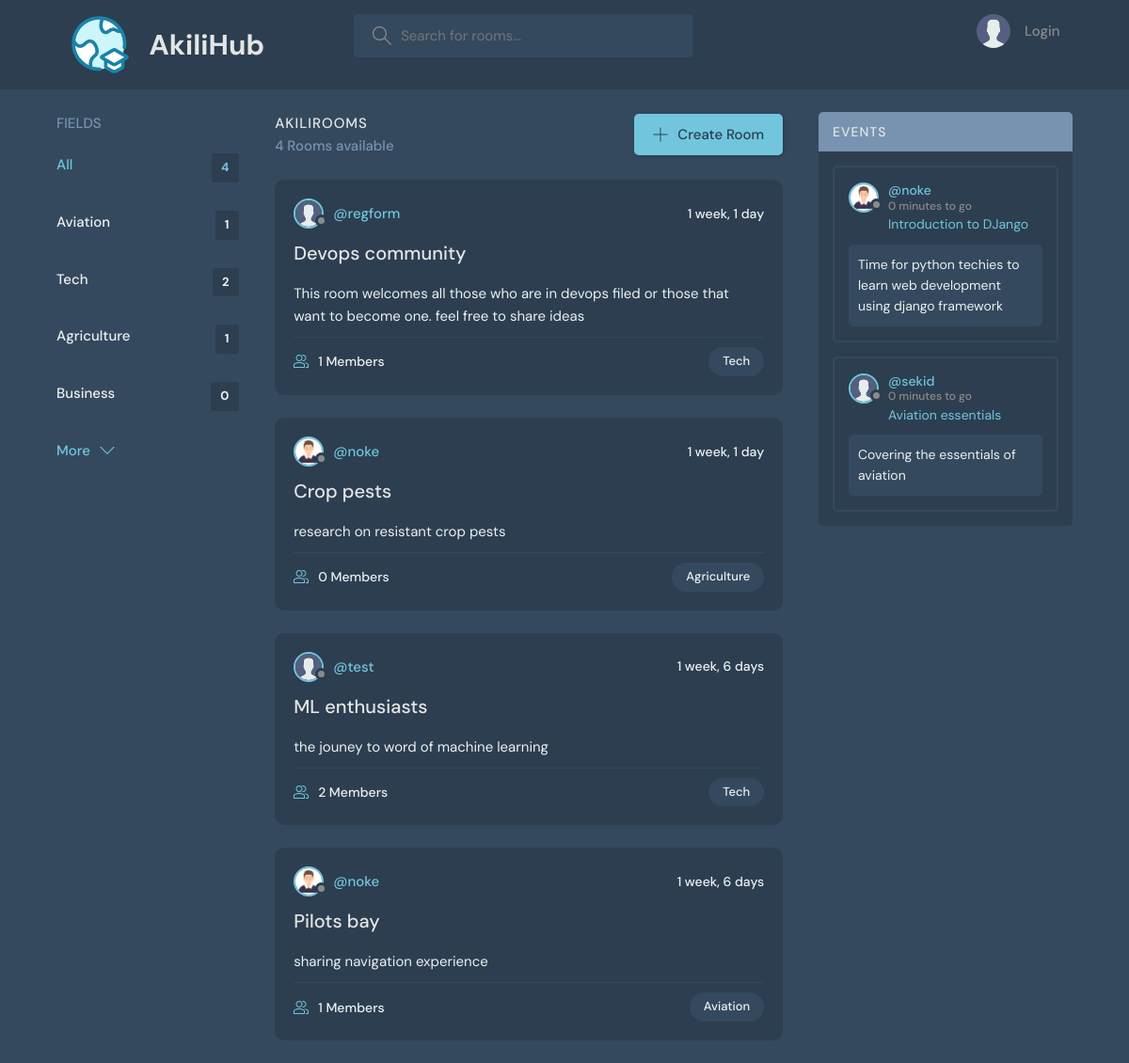
The page / on the database its author committed.
### base/models.py (models this page shows, shortened)
class Field(models.Model):
    id = models.UUIDField(primary_key=True, default=uuid.uuid4, editable=False)
    name = models.CharField(max_length=100)
    desctiption = models.TextField()

class AkiliRoom(models.Model):
    id = models.UUIDField(primary_key=True, default=uuid.uuid4, editable=False)
    owner = models.ForeignKey(User, on_delete=models.SET_NULL, null=True)
    field = models.ForeignKey(Field, on_delete=models.SET_NULL, null=True)
    name = models.CharField(max_length=200)
    description = models.TextField(null=True, blank=True)
    members = models.ManyToManyField(User, related_name='members', blank=True)
    created_at = models.DateTimeField(auto_now_add=True)
    updated_at = models.DateTimeField(auto_now=True)
    class Meta:
        ordering = ['-updated_at', '-created_at']

class User(AbstractUser):
    id = models.UUIDField(primary_key=True, default=uuid.uuid4, editable=False)
    email = models.EmailField(unique=True, null=True)
    name = models.CharField(max_length=100, null=True)
    bio = models.TextField(null=True)
    avatar = models.ImageField(null=True, default="avatar.svg")
    USERNAME_FIELD = 'email'
    REQUIRED_FIELDS = []

class Event(models.Model):
    id = models.UUIDField(primary_key=True, default=uuid.uuid4, editable=False)
    name = models.CharField(max_length=200)
    description = models.TextField()
    date = models.DateTimeField()
    link = models.TextField(null=True)
    owner = models.ForeignKey(User, on_delete=models.CASCADE)
    related_field = models.ForeignKey(Field, on_delete=models.CASCADE)

### base/views.py (the view)
# urls.py: path('', views.index, name='home'),
def index(request):
    q = request.GET.get('q') if request.GET.get('q') != None else ''
    fields = Field.objects.all()[0:5]
    rooms = AkiliRoom.objects.filter(
        Q(field__name__icontains=q) |
        Q(name__icontains=q) |
        Q(description__icontains=q)
    )
    events = Event.objects.all()
    context = {'fields': fields, 'rooms': rooms, 'events': events}
    return render(request, 'base/index.html', context)

### base/templates/base/index.html (shortened to what this page needs)
{% extends 'main.html' %}
{% block content %}
    <main class="layout layout--3">
      <div class="container">
        {% include 'base/fields_component.html' %}
        <div class="roomList">
          <div class="roomList__header">
            <div>
              <h2>AkiliRooms</h2>
              <p>{{ rooms.count }} Rooms available</p>
            </div>
            <a class="btn btn--main" href="{% url 'create-room' %}">
              <svg version="1.1" xmlns="http://www.w3.org/2000/svg" width="32" height="32" viewBox="0 0 32 32">
                <title>add</title>
                <path
                  d="M16.943 0.943h-1.885v14.115h-14.115v1.885h14.115v14.115h1.885v-14.115h14.115v-1.885h-14.115v-14.115z"
                ></path>
              </svg>
              Create Room
            </a>
          </div>
          {% include 'base/reusable_feeds.html' %}
        </div>
        <div class="activities">
          <div class="activities__header">
            <h2>Events</h2>
          </div>
          {% for event in events %}
          <div class="activities__box">
            <div class="activities__boxHeader roomListRoom__header">
              <a href="{% url 'user-profile' event.owner.id %}" class="roomListRoom__author">
                <div class="avatar avatar--small">
                  <img src="{{event.owner.avatar.url}}" />
                </div>
                <p>
                  @{{event.owner.username}}
                  <span>{{event.date|timeuntil}} to go</span>
                </p>
              </a>
            </div>
            <div class="activities__boxContent">
              <a href="{{event.link}}"><p>{{event.name}}</p></a>
              <div class="activities__boxRoomContent">
               {{event.description}}
              </div>
            </div>
          </div>
          {% endfor %}
        </div>
      </div>
    </main>
{% endblock %}

### base/templates/base/fields_component.html
<div class="topics">
    <div class="topics__header">
      <h2>Fields</h2>
    </div>
    <ul class="topics__list">
      <li>
        <a href="{% url 'home' %}" class="active">All <span>{{ fields.count }}</span></a>
      </li>
      {% for field in fields %}
      <li>
        <a href="{% url 'home' %}?q={{field.name}}">{{field.name}} <span>{{ field.akiliroom_set.all.count }}</span></a>
      </li>
      {% endfor %}
    </ul>
    <a class="btn btn--link" href="{% url 'fields' %}">
      More
      <svg version="1.1" xmlns="http://www.w3.org/2000/svg" width="32" height="32" viewBox="0 0 32 32">
        <title>chevron-down</title>
        <path d="M16 21l-13-13h-3l16 16 16-16h-3l-13 13z"></path>
      </svg>
    </a>
  </div>

### base/templates/base/reusable_feeds.html (shortened to what this page needs)
{% for room in rooms %}
    <div class="roomListRoom">
    <div class="roomListRoom__header">
        <a href="{% url 'user-profile' room.owner.id %}" class="roomListRoom__author">
        <div class="avatar avatar--small">
            <img src="{{room.owner.avatar.url}}" />
        </div>
        <span>@{{room.owner.username}}</span>
        </a>
        <div class="roomListRoom__actions">
        <span>{{room.created_at|timesince}}</span>
        </div>
    </div>
    <div class="roomListRoom__content">
        <a href="{% url 'room' room.id %}">{{room.name}}</a>
        <p>
        {{room.description}}
        </p>
    </div>
    <div class="roomListRoom__meta">
        <a href="{% url 'room' room.id %}" class="roomListRoom__joined">
        {{room.members.all.count}} Members
        </a>
        <p class="roomListRoom__topic">{{room.field.name}}</p>
    </div>
    </div>
{% endfor %}

### rows shown on the page
Field: name "Aviation", akiliroom_set.all.count "1"
Field: name "Tech", akiliroom_set.all.count "2"
Field: name "Agriculture", akiliroom_set.all.count "1"
Field: name "Business", akiliroom_set.all.count "0"
AkiliRoom: owner.avatar (placeholder picture), owner.username "regform", created_at "1 week, 1 day", name "Devops community", description "This room welcomes all those who are in devops filed or those that want to become one. feel free to share ideas", members.all.count "1", field.name "Tech"
AkiliRoom: owner.avatar (picture), owner.username "noke", created_at "1 week, 1 day", name "Crop pests", description "research on resistant crop pests", members.all.count "0", field.name "Agriculture"
AkiliRoom: owner.avatar (placeholder picture), owner.username "test", created_at "1 week, 6 days", name "ML enthusiasts", description "the jouney to word of machine learning", members.all.count "2", field.name "Tech"
AkiliRoom: owner.avatar (picture), owner.username "noke", created_at "1 week, 6 days", name "Pilots bay", description "sharing navigation experience", members.all.count "1", field.name "Aviation"
Event: owner.avatar (picture), owner.username "noke", date "0 minutes", name "Introduction to DJango", description "Time for python techies to learn web development using django framework"
Event: owner.avatar (placeholder picture), owner.username "sekid", date "0 minutes", name "Aviation essentials", description "Covering the essentials of aviation"

### other values the page prints
{{ fields.count }} "4"
{{ rooms.count }} "4"
